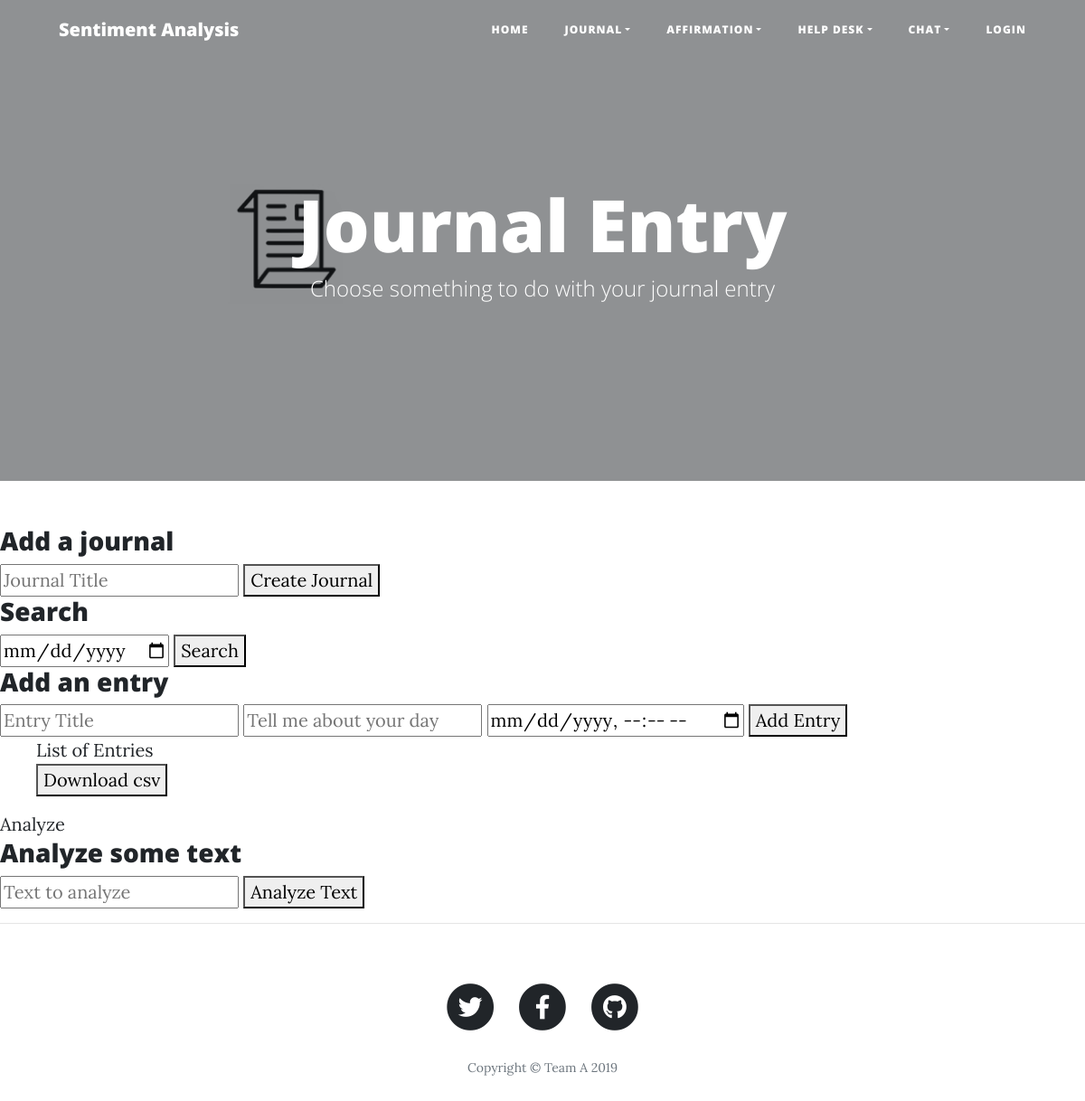
The page /journal on the database as committed earlier.
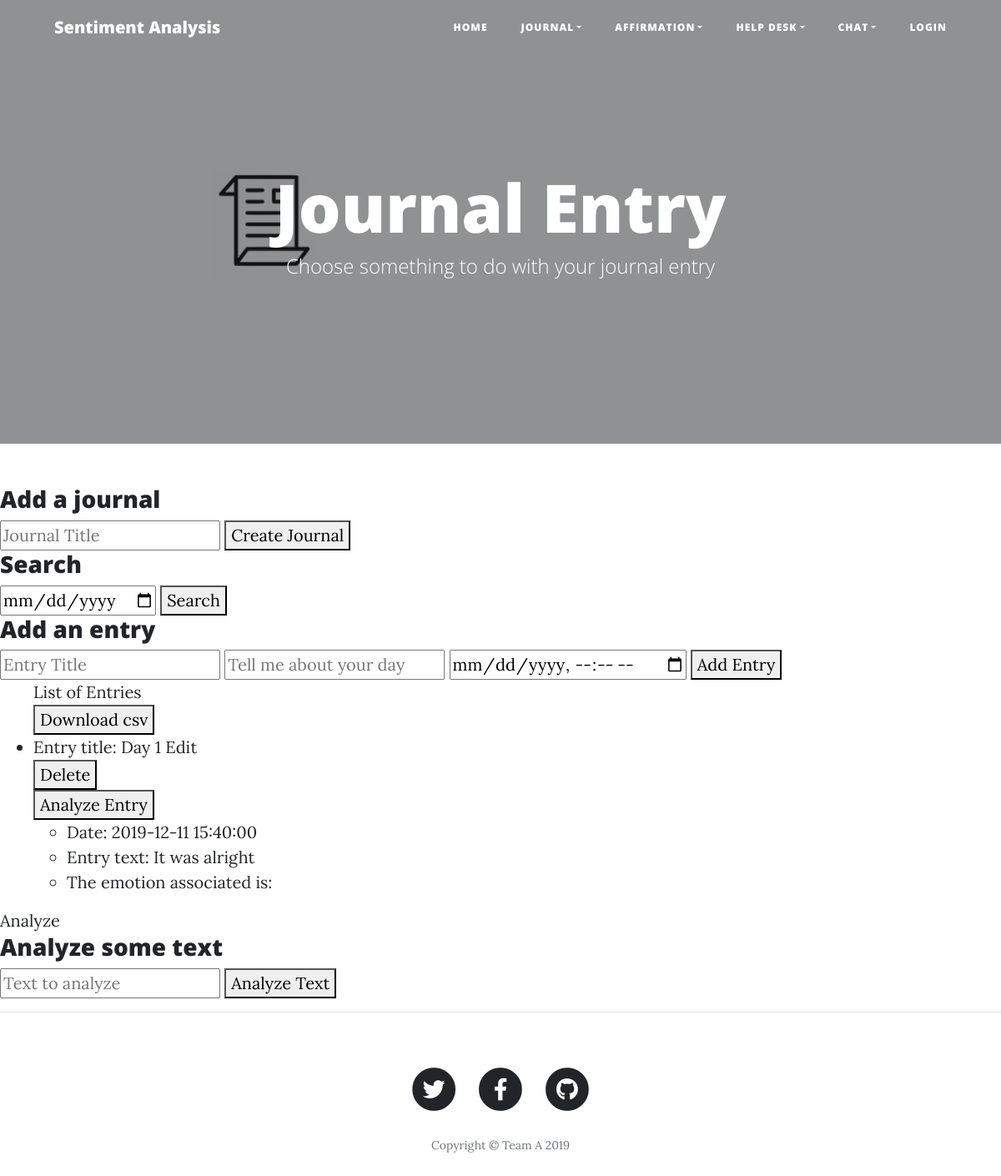
The same page on the database as committed later.
### app/main/models.py (models this page shows)
class JournalEntry(db.Model):
    __tablename__ = "JournalEntry"
    EntryID = db.Column(db.Integer, primary_key=True, nullable = False, autoincrement = True)
    EntryTitle = db.Column(db.String)
    EntryText = db.Column(db.String)
    Date_Time = db.Column(db.DateTime, nullable = False)
    EntryEmotion = db.Column(db.String)
    J_ID = db.Column(db.Integer, db.ForeignKey('Journal.JournalID'), nullable = False)

### app/main/routes.py (the view)
@bp.route('/journal', methods = ['GET', 'POST'])
def journal():
    entries = JournalEntry.query.all()
    return render_template('journal.html', journal = journal, entries=entries)

### app/main/templates/journal.html (shortened to what this page needs)
{% extends 'base.html' %}
{% block header %}
      <header class="masthead" style="background-image: url('/static/img/entry-b.jpg')">
        <div class="overlay"></div>
    <div class="container">
      <div class="row">
        <div class="col-lg-8 col-md-10 mx-auto">
          <div class="site-heading">
            <h1>Journal Entry</h1>
            <span class="subheading">Choose something to do with your journal entry</span>
          </div>
        </div>
      </div>
    </div>
  </header>
{% endblock %}
{% block content %}
<!DOCTYPE html>
<html>
<head>
</head>
<body>
    <h3>Add a journal</h3>
    <form action="{{url_for('main.create_journal')}}" method="post">
        <input type="text" name="title" placeholder="Journal Title">
        <button type="submit"> Create Journal </button>
    </form>
    <h3>Search</h3>
    <form action="{{url_for('main.search')}}" method="get">
        <input type="date" name="date" placeholder="Date">
        <button type="submit"> Search </button>
    </form>
    <div class="journal-entry">
        <h3>Add an entry</h3>
        <form action="{{url_for('main.add', JournalID = 1 )}}" method="POST">
            <input type="text" name="title" placeholder="Entry Title">
            <input type="text" name="entry" placeholder="Tell me about your day">
            <input type="datetime-local" name="date-time" placeholder="datetime-local">
            <button type="submit" action="{{url_for('main.add', JournalID = 1)}}"> Add Entry </button>
        </form>
    </div>
    <ul>List of Entries
        <br/>
        <a href="{{url_for('main.journal_downloadcsv')}}" target="_blank"><button>Download csv</button></a>
        {% for entry in entries %}
        <li>Entry title: {{entry.EntryTitle}} <a type="button"
                href="{{url_for('main.edit' , EntryID = entry.EntryID )}}">Edit </a>
                <form name="formtext" method="DELETE" action="{{url_for('main.delete', EntryID = entry.EntryID)}}">
                    <button type="submit" action="{{url_for('main.delete', EntryID = entry.EntryID)}}">Delete</button>
                </form>
            <form name="analyze" method="POST" action="{{url_for('main.analyze_entry', EntryID = entry.EntryID)}}">
                <button type="submit" action="{{url_for('main.analyze_entry', EntryID = entry.EntryID)}}">Analyze Entry</button>
            </form>
        </li>
        <ul>
            <li>Date: {{entry.Date_Time}} </li>
            <li>Entry text: {{entry.EntryText}} </li>
            <li>The emotion associated is: {{entry.EntryEmotion}}</li>
        </ul>
        {% endfor %}
    </ul>
    <a type = "button" href = "{{url_for('main.analyze_text')}}">Analyze</a>
    <div class="journal-entry">
        <h3>Analyze some text</h3>
        <form action="{{url_for('main.analyze_text')}}" method="post">
            <input type="text" name="entry" placeholder="Text to analyze">
            <button type="submit" action = "{{url_for('main.analyze_text')}}"> Analyze Text </button>
        </form>
    </div>
</body>
{% endblock content %}

### app/main/templates/base.html (shortened to what this page needs)
<!DOCTYPE html>
<html lang="en">
<head>
  <link href="/static/vendor/bootstrap/css/bootstrap.min.css" rel="stylesheet">
  <link href="/static/vendor/fontawesome-free/css/all.min.css" rel="stylesheet" type="text/css">
    <link rel="stylesheet" href="/static/vendor/fontawesome-free/css/all.min.css">
  <link href="/static/css/clean-blog.min.css" rel="stylesheet">
</head>
<body>
  <nav class="navbar navbar-expand-lg navbar-light fixed-top" id="mainNav">
    <div class="container">
      <a class="navbar-brand" href="">Sentiment Analysis</a>
      <div class="collapse navbar-collapse" id="navbarResponsive">
        <ul class="navbar-nav ml-auto">
          <li class="nav-item">
            <a class="nav-link" href="{{ url_for('main.index') }}">Home</a>
          </li>
          <li class="nav-item dropdown">
            <a class="nav-link dropdown-toggle" href="#" id="navbarDropdown" role="button" data-toggle="dropdown" aria-haspopup="true" aria-expanded="false">
              Journal</a>
          <li class="nav-item dropdown">
          <a class="nav-link dropdown-toggle" href="#" id="navbarDropdown" role="button" data-toggle="dropdown" aria-haspopup="true" aria-expanded="false">
              Affirmation</a>
          </li>
          <li class="nav-item dropdown">
          <a class="nav-link dropdown-toggle" href="#" id="navbarDropdown" role="button" data-toggle="dropdown" aria-haspopup="true" aria-expanded="false">
              Help Desk</a>
          </li>
          <li class="nav-item dropdown">
          <a class="nav-link dropdown-toggle" href="#" id="navbarDropdown" role="button" data-toggle="dropdown" aria-haspopup="true" aria-expanded="false">
              Chat</a>
          </li>
            {% if current_user.is_authenticated %}
            <li class="nav-item dropdown">
            <a class="nav-link dropdown-toggle" href="#" id="navbarDropdown-user" role="button" data-toggle="dropdown" aria-haspopup="true" aria-expanded="false">
               Welcome {{ current_user.Username }}</a>
            <div class="dropdown-menu" aria-labelledby="navbarDropdown-user">
              <a class="dropdown-item" href="{{url_for('main.account') }}">Account</a>
              <a class="dropdown-item" href="{{url_for('main.accountview') }}">View Account</a>
              <a class="dropdown-item" href="{{url_for('main.update') }}">Update Account</a>
              <a class="dropdown-item" href="{{ url_for('main.logout') }}">Logout</a>
            </div>
              </li>
            {% else %}
            <li class="nav-item">
            <a class="nav-link" href="{{ url_for('main.login') }}">Login</a>
          </li>
            {% endif %}
        </ul>
      </div>
    </div>
  </nav>
  {% block header%}{% endblock header %}
  {% block content %}{% endblock %}
  <hr>
  <footer>
    <div class="container">
      <div class="row">
        <div class="col-lg-8 col-md-10 mx-auto">
          <ul class="list-inline text-center">
            <li class="list-inline-item">
              <a href="#">
                <span class="fa-stack fa-lg">
                  <i class="fas fa-circle fa-stack-2x"></i>
                  <i class="fab fa-twitter fa-stack-1x fa-inverse"></i>
                </span>
              </a>
            </li>
            <li class="list-inline-item">
              <a href="#">
                <span class="fa-stack fa-lg">
                  <i class="fas fa-circle fa-stack-2x"></i>
                  <i class="fab fa-facebook-f fa-stack-1x fa-inverse"></i>
                </span>
              </a>
            </li>
            <li class="list-inline-item">
              <a href="#">
                <span class="fa-stack fa-lg">
                  <i class="fas fa-circle fa-stack-2x"></i>
                  <i class="fab fa-github fa-stack-1x fa-inverse"></i>
                </span>
              </a>
            </li>
          </ul>
          <p class="copyright text-muted">Copyright &copy; Team A 2019</p>
        </div>
      </div>
    </div>
  </footer>
</body>
</html>

Rows that differ between the two databases and show on the page:
added JournalEntry: EntryTitle "Day 1", Date_Time "2019-12-11 15:40:00", EntryText "It was alright"
